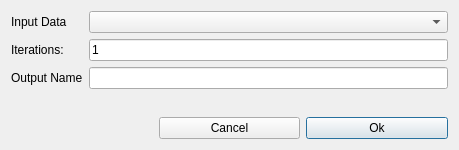
<?xml version="1.0" encoding="UTF-8"?>
<ui version="4.0">
 <class>LBIEQualityImprovementDialogBase</class>
 <widget class="QDialog" name="LBIEQualityImprovementDialogBase">
  <property name="geometry">
   <rect>
    <x>0</x>
    <y>0</y>
    <width>459</width>
    <height>150</height>
   </rect>
  </property>
  <property name="windowTitle">
   <string>Mesh Quality Improvement</string>
  </property>
  <layout class="QGridLayout">
   <item row="3" column="2">
    <widget class="QPushButton" name="m_Ok">
     <property name="text">
      <string>Ok</string>
     </property>
    </widget>
   </item>
   <item row="0" column="0" rowspan="3" colspan="3">
    <layout class="QFormLayout" name="formLayout">
     <item row="0" column="0">
      <widget class="QLabel" name="label">
       <property name="text">
        <string>Input Data</string>
       </property>
      </widget>
     </item>
     <item row="0" column="1">
      <widget class="QComboBox" name="GeometryList"/>
     </item>
     <item row="1" column="0">
      <widget class="QLabel" name="m_IterationsText">
       <property name="text">
        <string>Iterations:</string>
       </property>
       <property name="wordWrap">
        <bool>false</bool>
       </property>
      </widget>
     </item>
     <item row="1" column="1">
      <widget class="QLineEdit" name="m_Iterations">
       <property name="text">
        <string>1</string>
       </property>
      </widget>
     </item>
     <item row="2" column="0">
      <widget class="QLabel" name="label_2">
       <property name="text">
        <string>Output Name</string>
       </property>
      </widget>
     </item>
     <item row="2" column="1">
      <widget class="QLineEdit" name="OutputEdit"/>
     </item>
    </layout>
   </item>
   <item row="3" column="1">
    <widget class="QPushButton" name="m_Cancel">
     <property name="text">
      <string>Cancel</string>
     </property>
    </widget>
   </item>
  </layout>
 </widget>
 <layoutdefault spacing="6" margin="11"/>
 <pixmapfunction>qPixmapFromMimeSource</pixmapfunction>
 <resources/>
 <connections>
  <connection>
   <sender>m_Cancel</sender>
   <signal>clicked()</signal>
   <receiver>LBIEQualityImprovementDialogBase</receiver>
   <slot>reject()</slot>
   <hints>
    <hint type="sourcelabel">
     <x>20</x>
     <y>20</y>
    </hint>
    <hint type="destinationlabel">
     <x>20</x>
     <y>20</y>
    </hint>
   </hints>
  </connection>
  <connection>
   <sender>m_Ok</sender>
   <signal>clicked()</signal>
   <receiver>LBIEQualityImprovementDialogBase</receiver>
   <slot>accept()</slot>
   <hints>
    <hint type="sourcelabel">
     <x>20</x>
     <y>20</y>
    </hint>
    <hint type="destinationlabel">
     <x>20</x>
     <y>20</y>
    </hint>
   </hints>
  </connection>
 </connections>
</ui>
